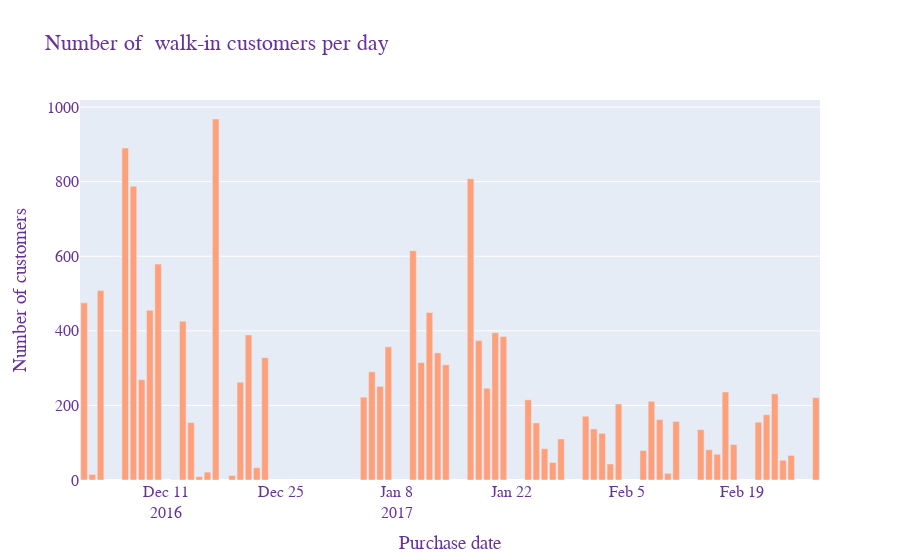

Source (notebook cell):
### Code cell
# plot a pie for propostion distribution of chaoin and non chain establishments
no_ids_fig = go.Figure([go.Bar(x=no_ids_date['purchase_day'], y=no_ids_date['customer_id'],  marker_color='lightsalmon')])

#update the layout
no_ids_fig.update_layout(
    title="Number of  walk-in customers per day",
    xaxis_title="Purchase date",
    yaxis_title="Number of customers",
    font=dict(family="Arial", size=16, color="RebeccaPurple"))

no_ids_fig.show()

### Figure 1 — Plotly figure (JSON) as saved in the notebook; plotly's stock layout.template omitted (floating-point values rounded to 4 significant figures)
{"data": [{"marker": {"color": "lightsalmon"}, "type": "bar", "x": ["2016-12-01", "2016-12-02", "2016-12-03", "2016-12-06", "2016-12-07", "2016-12-08", "2016-12-09", "2016-12-10", "2016-12-12", "2016-12-13", "2016-12-14", "2016-12-15", "2016-12-16", "2016-12-17", "2016-12-19", "2016-12-20", "2016-12-21", "2016-12-22", "2016-12-23", "2017-01-04", "2017-01-05", "2017-01-06", "2017-01-07", "2017-01-10", "2017-01-11", "2017-01-12", "2017-01-13", "2017-01-14", "2017-01-17", "2017-01-18", "2017-01-19", "2017-01-20", "2017-01-21", "2017-01-24", "2017-01-25", "2017-01-26", "2017-01-27", "2017-01-28", "2017-01-31", "2017-02-01", "2017-02-02", "2017-02-03", "2017-02-04", "2017-02-07", "2017-02-08", "2017-02-09", "2017-02-10", "2017-02-11", "2017-02-14", "2017-02-15", "2017-02-16", "2017-02-17", "2017-02-18", "2017-02-21", "2017-02-22", "2017-02-23", "2017-02-24", "2017-02-25", "2017-02-28"], "y": [475, 15, 508, 890, 788, 269, 455, 579, 1, 426, 154, 9, 21, 968, 12, 262, 389, 33, 328, 222, 290, 251, 357, 615, 315, 449, 341, 309, 808, 374, 246, 395, 385, 215, 153, 84, 47, 110, 171, 137, 125, 43, 204, 79, 211, 162, 18, 157, 135, 81, 69, 236, 95, 155, 175, 231, 53, 66, 221]}], "layout": {"font": {"color": "RebeccaPurple", "family": "Arial", "size": 16}, "title": {"text": "Number of  walk-in customers per day"}, "xaxis": {"title": {"text": "Purchase date"}}, "yaxis": {"title": {"text": "Number of customers"}}}}
